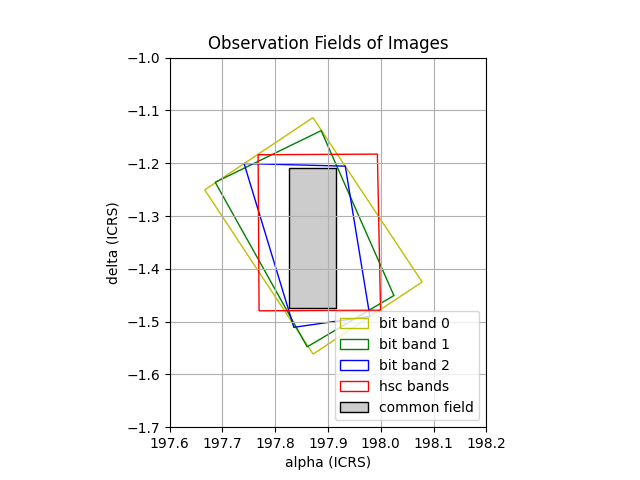

Write Python code to recreate this figure.
import numpy as np
import matplotlib.pyplot as plt
from matplotlib.patches import Polygon

#band0 = np.loadtxt("cat_files/bit_band0.cat", skiprows=1)
#band1 = np.loadtxt("cat_files/bit_band1.cat", skiprows=1)
#band2 = np.loadtxt("cat_files/bit_band2.cat", skiprows=1)

#ICRS

b0_tl = (198.0783279, -1.4250203)
b0_tr = (197.8714477, -1.1136779)
b0_bl = (197.8717591, -1.5615085)
b0_br = (197.6665344, -1.2505200)

b1_tl = (198.0248082, -1.4506310)
b1_tr = (197.8870619, -1.1383359)
b1_bl = (197.8606218, -1.5477910)
b1_br = (197.6864116, -1.2361303)

b2_tl = (197.9793269, -1.4902198)
b2_tr = (197.9326814, -1.2055929)
b2_bl = (197.8353275, -1.5108104)
b2_br = (197.7410555, -1.2006205)

hsc_tl = (197.993518, -1.1827902)
hsc_tr = (197.7676478, -1.1839793)
hsc_bl = (197.999518, -1.4784152)
hsc_br = (197.7694611, -1.4795915)

com_tl = (197.8255, -1.210)
com_tr = (197.9150, -1.210)
com_br = (197.9150, -1.475)
com_bl = (197.8255, -1.475)

b0_gon = Polygon([b0_tl, b0_tr, b0_br, b0_bl], closed=True, edgecolor='y',facecolor='none', label='bit band 0')
b1_gon = Polygon([b1_tl, b1_tr, b1_br, b1_bl], closed=True, edgecolor='g',facecolor='none', label = 'bit band 1')
b2_gon = Polygon([b2_tl, b2_tr, b2_br, b2_bl], closed=True,edgecolor='b', facecolor='none', label = 'bit band 2')
hsc_gon = Polygon([hsc_tl, hsc_tr, hsc_br, hsc_bl], closed=True, edgecolor='r',facecolor='none', label= 'hsc bands')
com_gon = Polygon([com_tl, com_tr, com_br, com_bl], closed=True, edgecolor='k', facecolor='0.8', label = 'common field')

fig,ax = plt.subplots()
ax.add_patch(b0_gon)
ax.add_patch(b1_gon)
ax.add_patch(b2_gon)
ax.add_patch(hsc_gon)
ax.add_patch(com_gon)
ax.legend()

ax.set_xlim(197.6, 198.2)
ax.set_ylim(-1.7,-1)
plt.gca().set_aspect('equal', adjustable='box')
plt.xlabel('alpha (ICRS)')
plt.ylabel('delta (ICRS)')
plt.title('Observation Fields of Images')
plt.grid(True)

plt.savefig('common_box.png')



